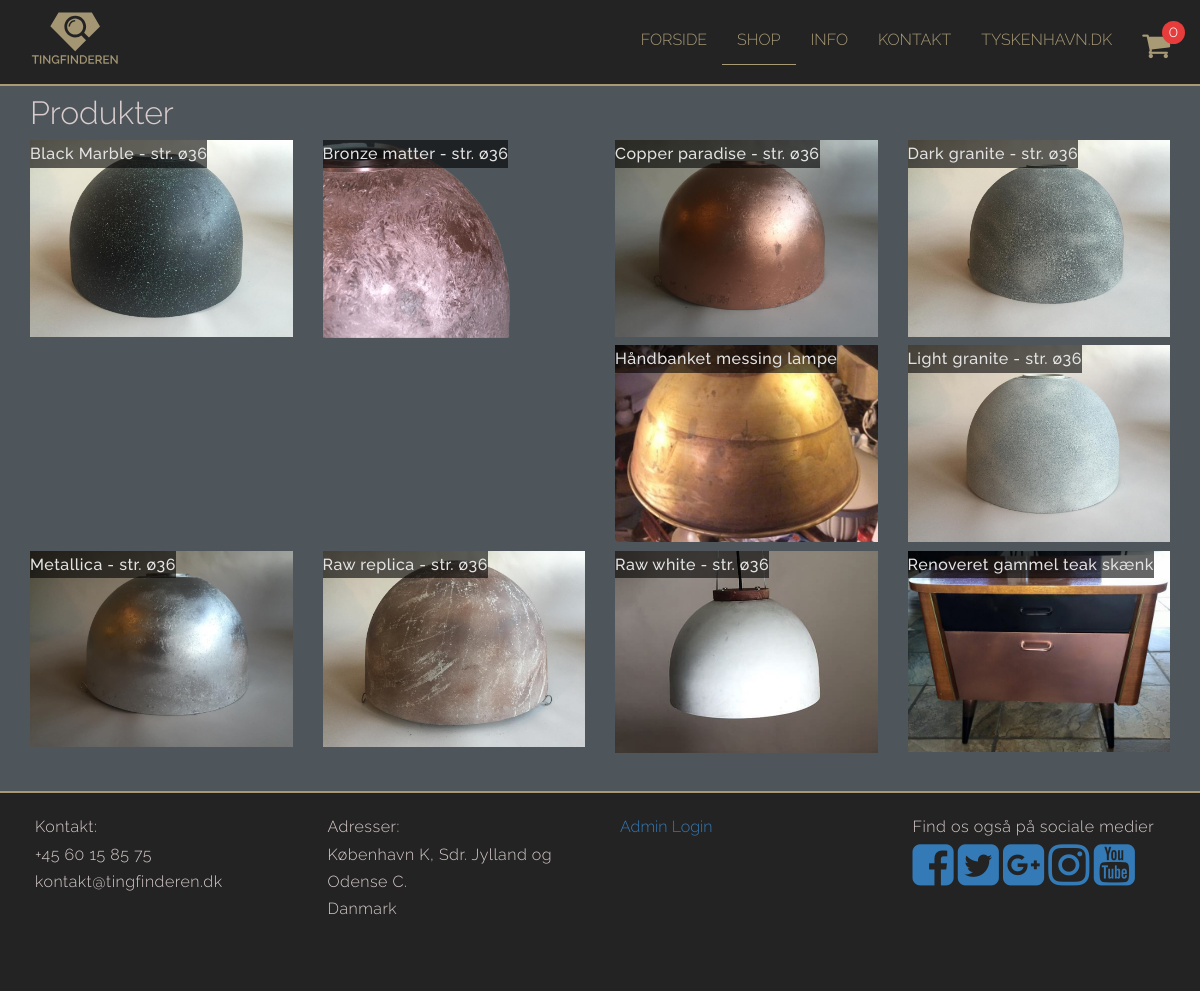
The page /shop.php on the database its author committed.
### tables this page shows
CREATE TABLE IF NOT EXISTS `products` (
  `idproducts` INT NOT NULL AUTO_INCREMENT,
  `productname` VARCHAR(60) NULL,
  `productdescription` TEXT(2000) NULL,
  `stock` INT NULL,
  `price` INT NULL,
  `date` TIMESTAMP NULL DEFAULT CURRENT_TIMESTAMP ON UPDATE CURRENT_TIMESTAMP,
  `mainimage` VARCHAR(100) NULL,
  `productcategory_idproductcategory` INT NOT NULL,
  PRIMARY KEY (`idproducts`),
  INDEX `fk_products_productcategory1_idx` (`productcategory_idproductcategory` ASC),
  CONSTRAINT `fk_products_productcategory1`
    FOREIGN KEY (`productcategory_idproductcategory`)
    REFERENCES `productcategory` (`idproductcategory`)
    ON DELETE NO ACTION
    ON UPDATE NO ACTION);

### shop.php (the view, shortened to what this page needs)
<!DOCTYPE html>
<html lang="da" class="no-js">
<head>
<?php
require_once("php/head.php");
?>
</head>
<body>
<?php
require_once("php/header.php");
?>
<div class="container">
<main>
    <div class="row">
        <div class="col-xs-12 product"><h1>Produkter</h1></div>
    <?php
    require_once("php/config.php");
    $sql = "select * from products";
    $result = $conn->query($sql);
    while($row = $result->fetch_array()){
    ?>
    <div class="col-xs-6 col-sm-3 product productsize nopadding">
       <div class="image-container">
               <a href="showproduct.php?productid=<?= $row['idproducts']; ?>">
                <img src="<?= $row['mainimage']; ?>" alt="<?= $row['productname']; ?>" />
         <div class="after"><p><?= $row['productname']; ?></p></div>
         </a>
        </div>
    </div>
    <?php
    }
    ?>
    </div>
</main>
</div>
<?php
require_once("php/footer.php");
?>
</body>
</html>

### php/head.php (shortened to what this page needs)
<link rel="stylesheet" href="http://maxcdn.bootstrapcdn.com/bootstrap/3.3.5/css/bootstrap.min.css">
<link href="css/styles.css" rel="stylesheet">
<link rel="stylesheet" href="https://maxcdn.bootstrapcdn.com/font-awesome/4.5.0/css/font-awesome.min.css">

### php/header.php (shortened to what this page needs)
<?php
$frontpage = '';
$shop = '';
$about = '';
$tyskenhavn = '';
$contact = '';
$currentsite = basename($_SERVER['PHP_SELF'], ".php");
if($currentsite == 'index'){
    $frontpage = 'id="active"';
}else if($currentsite == 'shop'){
    $shop = 'id="active"';
}else if($currentsite == 'about'){
    $about = 'id="active"';
}else if($currentsite == '$tyskenhavn'){
    $contact = 'id="active"';
}else if($currentsite == 'contact'){
    $contact = 'id="active"';
}
$itemcount = 0;
if(isset($_SESSION["items"])){
    foreach($_SESSION["items"] as $key => $val)
    {
        $itemcount = $itemcount + $val;
    }
}else {
    $itemcount = 0;
}
?>
    <div class="navbar navbar-default navbar-static-top">
        <div class="container">
            <div class="navbar-header">
                <a href="index.php"><img src="images/logo.svg" alt="Tingfinderen logo" id="logo"></a>
            </div>
            <div class="collapse navbar-collapse navHeaderCollapse">
                <ul class="nav navbar-nav navbar-right verticalalign">
                    <li><a href="index.php" <?= $frontpage ?> class="uppercase hvr-underline-from-center">Forside</a></li>
                    <li><a href="shop.php" <?= $shop ?> class="uppercase hvr-underline-from-center">Shop</a></li>
                    <li><a href="about.php" <?= $about ?> class="uppercase hvr-underline-from-center">Info</a></li>
                    <li><a href="contact.php" <?= $contact ?> class="uppercase hvr-underline-from-center">Kontakt</a></li>
                    <li><a href="tyskenhavn.php" <?= $tyskenhavn ?> class="uppercase hvr-underline-from-center">Tyskenhavn.dk</a></li>
                    <li><a href="cart.php"><i class="fa fa-shopping-cart" style="font-size:30px;"></i><p class="cartamount"><?= $itemcount ?></p></a></li>
                </ul>
            </div>
        </div>
    </div>

### php/footer.php
    <div id="footer">
<div class="container">
    <div class="row">
        <div class="col-sm-3">
            <p>Kontakt:
                <br/>+45 60 15 85 75
                <br/> kontakt@tingfinderen.dk
            </p>
        </div>
        <div class="col-sm-3">
            <p>Adresser:
                <br/> København K, Sdr. Jylland og Odense C.
                <br/> Danmark
            </p>
        </div>
        <div class="col-sm-3">
            <a href="admin.php">Admin Login</a>
        </div>
        <div class="col-sm-3">
<p>Find os også på sociale medier</p>
            <a href="https://www.facebook.com/BJCtingfinderen-995619370494820/timeline" target="_blank"><i class="fa fa-facebook-square" style="font-size:48px;"></i></a>
            <a href="https://twitter.com/tingfinderen" target="_blank"><i class="fa fa-twitter-square" style="font-size:48px;"></i></a>
            <a href="https://plus.google.com/communities/108233623519576043625" target="_blank"><i class="fa fa-google-plus-square" style="font-size:48px;"></i></a>
            <a href="https://www.instagram.com/bjctingfinderen/" target="_blank"><i class="fa fa-instagram" style="font-size:48px;"></i></a>
            <a href="https://www.youtube.com/channel/UC0UBSMu4ebnayb1tB02G4PA" target="_blank"><i class="fa fa-youtube-square" style="font-size:48px;"></i></a>
        </div>
    </div>
</div>
</div>

### css/styles.css (style rules this page uses)
html, body, div, span, applet, object, iframe, h1, h2, h3, h4, h5, h6, p, blockquote, pre, a, abbr, acronym, address, big, cite, code, del, dfn, em, img, ins, kbd, q, s, samp, small, strike, strong, sub, sup, tt, var, b, u, i, center, dl, dt, dd, ol, ul, li, fieldset, form, label, legend, table, caption, tbody, tfoot, thead, tr, th, td, article, aside, canvas, details, embed, figure, figcaption, footer, header, hgroup, menu, nav, output, ruby, section, summary, time, mark, audio, video { margin: 0; padding: 0; border: 0; font-size: 100%; font: inherit; vertical-align: baseline; }
body { line-height: 1; }
ol, ul { list-style: none; }
body { font-family: 'Raleway', sans-serif; font-weight: 300; line-height: 1.7; background-color: #4e565c; color: #d9cccc; }
body p { letter-spacing: 0.5px; }
body h1 { font-size: 2em; }
body .uppercase { text-transform: uppercase; }
body .cartamount { background-color: #e63c3c; width: 23px; height: 23px; text-align: center; border-radius: 200px; position: relative; left: 20px; top: -40px; color: #FFFFFF; line-height: 1.4; }
body main { min-height: 400px; margin-bottom: 30px; border-radius: 5px; }
body main .productsize { max-width: 380px; margin: auto; }
body main .product a { text-decoration: none; color: #404040; }
body main .product img { width: 100%; }
body main .image-container { position: relative; }
body main .image-container p { color: #e3e3e3; font-weight: 500; background-color: rgba(0, 0, 0, 0.6); }
body main .image-container .after { position: absolute; top: 0; left: 0; }
body #active { background-color: #a89a75; color: white; }
body .navbar { margin-bottom: 0px; border-bottom: 2px solid #a89a75; }
body #logo { height: 70px; margin: 5px 5px 0px 5px; }
body #footer { min-height: 200px; background-color: #232323; color: #d9cccc; padding: 20px; border-top: 2px solid #a89a75; }
.navbar-default { background-color: #232323; border-color: #000000; }
.navbar-default .navbar-nav > li > a { color: #a89a75; }
.navbar-default .navbar-collapse, .navbar-default .navbar-form { border-color: #a89a75; }
@media only screen and (min-width: 768px) { ul { position: relative; top: 15px; } }
@media only screen and (min-width: 768px) { body #logo { margin: 5px 5px 0px 0px; } }
@media only screen and (min-width: 768px) { #active { background-color: transparent !important; color: #a89a75 !important; padding-bottom: 14px; border-bottom: 1px solid #a89a75; } }
@media only screen and (min-width: 768px) { .hvr-underline-from-center { display: inline-block; vertical-align: middle; -webkit-transform: translateZ(0); transform: translateZ(0); box-shadow: 0 0 1px rgba(0, 0, 0, 0); -webkit-backface-visibility: hidden; backface-visibility: hidden; -moz-osx-font-smoothing: grayscale; position: relative; overflow: hidden; } }
@media only screen and (min-width: 768px) { .hvr-underline-from-center:before { content: ""; position: absolute; z-index: -1; left: 50%; right: 50%; bottom: 0; background: #a89a75; height: 1px; -webkit-transition-property: left, right; transition-property: left, right; -webkit-transition-duration: 0.3s; transition-duration: 0.3s; -webkit-transition-timing-function: ease-out; transition-timing-function: ease-out; } }

### rows shown on the page
products: mainimage (picture), productname "Black Marble - str. ø36"
products: mainimage (picture), productname "Bronze matter - str. ø36"
products: mainimage (picture), productname "Copper paradise - str. ø36"
products: mainimage (picture), productname "Dark granite - str. ø36"
products: mainimage (picture), productname "Håndbanket messing lampe"
products: mainimage (picture), productname "Light granite - str. ø36"
products: mainimage (picture), productname "Metallica - str. ø36"
products: mainimage (picture), productname "Raw replica - str. ø36"
products: mainimage (picture), productname "Raw white - str. ø36"
products: mainimage (picture), productname "Renoveret gammel teak skænk"

### other values the page prints
$itemcount "0"
